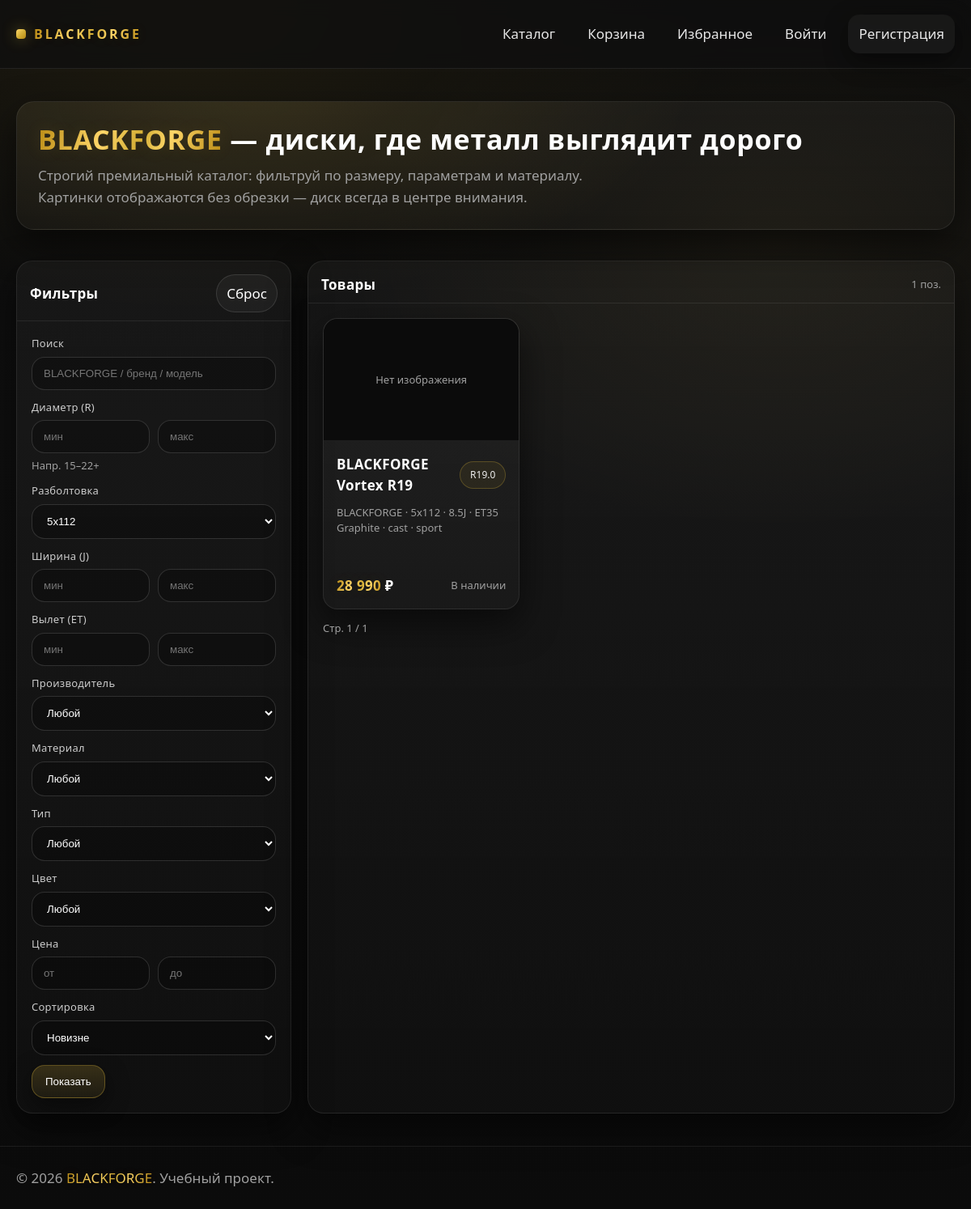
The app's page /index.php?bolt=5x112 with its own data.
### tables this page shows
CREATE TABLE IF NOT EXISTS products (
  id INT UNSIGNED NOT NULL AUTO_INCREMENT PRIMARY KEY,
  name VARCHAR(220) NOT NULL,
  brand VARCHAR(120) NOT NULL,
  description TEXT NULL,
  diameter_inch DECIMAL(4,1) NOT NULL,            
  bolt_pattern VARCHAR(40) NOT NULL,              
  width_inch DECIMAL(4,1) NOT NULL,               
  et_offset INT NOT NULL,                         
  material ENUM('cast','forged') NOT NULL,        
  type ENUM('sport','lux') NOT NULL,              
  color VARCHAR(80) NOT NULL,
  price DECIMAL(12,2) NOT NULL,
  stock_qty INT NOT NULL DEFAULT 0,
  popularity INT NOT NULL DEFAULT 0,
  created_at TIMESTAMP NOT NULL DEFAULT CURRENT_TIMESTAMP,
  updated_at TIMESTAMP NULL DEFAULT NULL ON UPDATE CURRENT_TIMESTAMP,
  KEY idx_products_brand (brand),
  KEY idx_products_diameter (diameter_inch),
  KEY idx_products_price (price),
  KEY idx_products_popularity (popularity),
  KEY idx_products_created (created_at)
);

### app/includes/config.php (called while the page is built, shortened)
<?php
return [
    'db' => [
        'host' => '127.0.0.1',
        'port' => 3306,
        'name' => 'blackforge',
        'user' => 'root',
        'pass' => '',
        'charset' => 'utf8mb4',
    ],
    'app' => [
        'base_url' => '/blackforge/public',
        'uploads_dir' => __DIR__ . '/../../public/uploads',
        'uploads_url' => '/blackforge/public/uploads',
        'max_upload_bytes' => 8 * 1024 * 1024,
    ],
];

### app/includes/db.php (called while the page is built, shortened)
<?php
function db(): PDO
{
    static $pdo = null;
    if ($pdo instanceof PDO) {
        return $pdo;
    }
    $cfg = require __DIR__ . '/config.php';
    $db = $cfg['db'];
    $dsn = sprintf(
        'mysql:host=%s;port=%d;dbname=%s;charset=%s',
        $db['host'],
        (int)$db['port'],
        $db['name'],
        $db['charset']
    );
    $pdo = new PDO($dsn, $db['user'], $db['pass'], [
        PDO::ATTR_ERRMODE => PDO::ERRMODE_EXCEPTION,
        PDO::ATTR_DEFAULT_FETCH_MODE => PDO::FETCH_ASSOC,
        PDO::ATTR_EMULATE_PREPARES => false,
    ]);
    return $pdo;
}

### app/includes/view.php (called while the page is built, shortened)
<?php
function e(?string $s): string
{
    return htmlspecialchars((string)$s, ENT_QUOTES | ENT_SUBSTITUTE, 'UTF-8');
}
function app_config(): array
{
    static $cfg = null;
    if (is_array($cfg)) {
        return $cfg;
    }
    $cfg = require __DIR__ . '/config.php';
    return $cfg;
}
function base_url(string $path = ''): string
{
    $cfg = app_config();
    $base = rtrim((string)$cfg['app']['base_url'], '/');
    $path = ltrim($path, '/');
    return $path === '' ? $base . '/' : $base . '/' . $path;
}

### public/index.php (the view, shortened to what this page needs)
<?php
require_once __DIR__ . '/../app/includes/layout.php';
require_once __DIR__ . '/../app/includes/db.php';
require_once __DIR__ . '/../app/includes/view.php';
$diameterMin = isset($_GET['r_min']) ? (float)$_GET['r_min'] : null;
$diameterMax = isset($_GET['r_max']) ? (float)$_GET['r_max'] : null;
$bolt = isset($_GET['bolt']) ? trim((string)$_GET['bolt']) : '';
$widthMin = isset($_GET['w_min']) ? (float)$_GET['w_min'] : null;
$widthMax = isset($_GET['w_max']) ? (float)$_GET['w_max'] : null;
$etMin = isset($_GET['et_min']) ? (int)$_GET['et_min'] : null;
$etMax = isset($_GET['et_max']) ? (int)$_GET['et_max'] : null;
$priceMin = isset($_GET['p_min']) ? (float)$_GET['p_min'] : null;
$priceMax = isset($_GET['p_max']) ? (float)$_GET['p_max'] : null;
$q = isset($_GET['q']) ? trim((string)$_GET['q']) : '';
$sort = isset($_GET['sort']) ? (string)$_GET['sort'] : 'new';
$sortSql = 'p.created_at DESC';
$page = max(1, (int)($_GET['page'] ?? 1));
$perPage = 9;
$offset = ($page - 1) * $perPage;
$where = [];
$params = [];
if ($bolt !== '') { $where[] = 'p.bolt_pattern = ?'; $params[] = $bolt; }
$whereSql = $where ? ('WHERE ' . implode(' AND ', $where)) : '';
$stmt = db()->prepare("SELECT COUNT(*) AS c FROM products p $whereSql");
$stmt->execute($params);
$total = (int)($stmt->fetch()['c'] ?? 0);
$pages = max(1, (int)ceil($total / $perPage));
$sql = "
SELECT
  p.*,
  (SELECT url FROM product_images i WHERE i.product_id=p.id ORDER BY i.is_primary DESC, i.id ASC LIMIT 1) AS image_url
FROM products p
$whereSql
ORDER BY $sortSql
LIMIT $perPage OFFSET $offset
";
$stmt = db()->prepare($sql);
$stmt->execute($params);
$products = $stmt->fetchAll();
$bolts = db()->query("SELECT DISTINCT bolt_pattern FROM products ORDER BY bolt_pattern")->fetchAll();
?>
<section class="hero">
  <div class="hero__card">
    <h1 class="hero__title"><span class="gold">BLACKFORGE</span> — диски, где металл выглядит дорого</h1>
    <p class="hero__sub">Строгий премиальный каталог: фильтруй по размеру, параметрам и материалу. Картинки отображаются без обрезки — диск всегда в центре внимания.</p>
  </div>
</section>
<section class="grid">
  <aside class="panel">
    <div class="panel__head">
      <div class="row">
        <div style="font-weight:800; letter-spacing:.02em;">Фильтры</div>
        <a class="tab" href="<?= e(base_url('index.php')) ?>">Сброс</a>
      </div>
    </div>
    <div class="panel__body">
      <form method="get" action="<?= e(base_url('index.php')) ?>">
        <div class="field">
          <div class="label">Поиск</div>
          <input class="input" name="q" value="<?= e($q) ?>" placeholder="BLACKFORGE / бренд / модель">
        </div>
        <div class="field">
          <div class="label">Диаметр (R)</div>
          <div class="row">
            <input class="input" style="width:50%" name="r_min" value="<?= e($diameterMin !== null ? (string)$diameterMin : '') ?>" placeholder="мин">
            <input class="input" style="width:50%" name="r_max" value="<?= e($diameterMax !== null ? (string)$diameterMax : '') ?>" placeholder="макс">
          </div>
          <div class="hint">Напр. 15–22+</div>
        </div>
        <div class="field">
          <div class="label">Разболтовка</div>
          <select class="select" name="bolt">
            <?php foreach ($bolts as $b): $v = (string)$b['bolt_pattern']; ?>
              <option value="<?= e($v) ?>" <?= $v === $bolt ? 'selected' : '' ?>><?= e($v) ?></option>
            <?php endforeach; ?>
          </select>
        </div>
        <div class="field">
          <div class="label">Ширина (J)</div>
          <div class="row">
            <input class="input" style="width:50%" name="w_min" value="<?= e($widthMin !== null ? (string)$widthMin : '') ?>" placeholder="мин">
            <input class="input" style="width:50%" name="w_max" value="<?= e($widthMax !== null ? (string)$widthMax : '') ?>" placeholder="макс">
          </div>
        </div>
        <div class="field">
          <div class="label">Вылет (ET)</div>
          <div class="row">
            <input class="input" style="width:50%" name="et_min" value="<?= e($etMin !== null ? (string)$etMin : '') ?>" placeholder="мин">
            <input class="input" style="width:50%" name="et_max" value="<?= e($etMax !== null ? (string)$etMax : '') ?>" placeholder="макс">
          </div>
        </div>
        <div class="field">
          <div class="label">Производитель</div>
          <select class="select" name="brand">
            <option value="">Любой</option>
          </select>
        </div>
        <div class="field">
          <div class="label">Материал</div>
          <select class="select" name="material">
            <option value="">Любой</option>
          </select>
        </div>
        <div class="field">
          <div class="label">Тип</div>
          <select class="select" name="type">
            <option value="">Любой</option>
          </select>
        </div>
        <div class="field">
          <div class="label">Цвет</div>
          <select class="select" name="color">
            <option value="">Любой</option>
          </select>
        </div>
        <div class="field">
          <div class="label">Цена</div>
          <div class="row">
            <input class="input" style="width:50%" name="p_min" value="<?= e($priceMin !== null ? (string)$priceMin : '') ?>" placeholder="от">
            <input class="input" style="width:50%" name="p_max" value="<?= e($priceMax !== null ? (string)$priceMax : '') ?>" placeholder="до">
          </div>
        </div>
        <div class="field">
          <div class="label">Сортировка</div>
          <select class="select" name="sort">
            <option value="new" <?= $sort === 'new' ? 'selected' : '' ?>>Новизне</option>
          </select>
        </div>
        <button class="btn" type="submit">Показать</button>
      </form>
    </div>
  </aside>
  <div class="panel">
    <div class="panel__head">
      <div class="row">
        <div style="font-weight:800; letter-spacing:.02em;">Товары</div>
        <div class="hint"><?= (int)$total ?> поз.</div>
      </div>
    </div>
    <div class="panel__body">
      <?php if (!$products): ?>
        <div class="alert">Ничего не найдено — попробуй ослабить фильтры.</div>
      <?php else: ?>
        <div class="products">
          <?php foreach ($products as $p): ?>
            <a class="card" href="<?= e(base_url('product.php?id=' . (int)$p['id'])) ?>">
              <div class="card__img">
                <?php if (!empty($p['image_url'])): ?>
                  <img src="<?= e((string)$p['image_url']) ?>" alt="<?= e((string)$p['name']) ?>">
                <?php else: ?>
                  <div class="hint">Нет изображения</div>
                <?php endif; ?>
              </div>
              <div class="card__body">
                <div class="row">
                  <div class="card__title"><?= e((string)$p['name']) ?></div>
                  <span class="badge">R<?= e((string)$p['diameter_inch']) ?></span>
                </div>
                <div class="card__meta">
                  <?= e((string)$p['brand']) ?> · <?= e((string)$p['bolt_pattern']) ?> · <?= e((string)$p['width_inch']) ?>J · ET<?= e((string)$p['et_offset']) ?><br>
                  <?= e((string)$p['color']) ?> · <?= e((string)$p['material']) ?> · <?= e((string)$p['type']) ?>
                </div>
                <div class="row" style="margin-top:auto;">
                  <div class="price"><span class="gold"><?= number_format((float)$p['price'], 0, '.', ' ') ?></span> ₽</div>
                  <div class="hint"><?= (int)$p['stock_qty'] > 0 ? 'В наличии' : 'Нет' ?></div>
                </div>
              </div>
            </a>
          <?php endforeach; ?>
        </div>
        <div style="display:flex; gap:10px; justify-content:space-between; margin-top:14px; align-items:center;">
          <div class="hint">Стр. <?= (int)$page ?> / <?= (int)$pages ?></div>
        </div>
      <?php endif; ?>
    </div>
  </div>
</section>

### public/assets/css/styles.css (style rules this page uses)
:root { --bg:#0F0F0F; --bg2:#1C1C1C; --text:#FFFFFF; --muted:#A0A0A0; --gold1:#FFD86B; --gold2:#D4AF37; --gold3:#B88912; --line:rgba(255,255,255,.08); --shadow:0 18px 45px rgba(0,0,0,.55); }
* { box-sizing:border-box }
html,body { height:100% }
body { margin:0; font-family: ui-sans-serif, system-ui, -apple-system, "Segoe UI", Roboto, Arial, "Noto Sans", "Liberation Sans", sans-serif; font-size: 17px; line-height: 1.5; background: radial-gradient(1200px 700px at 20% 0%, rgba(212,175,55,.10), transparent 55%), radial-gradient(900px 600px at 80% 20%, rgba(255,216,107,.06), transparent 60%), linear-gradient(180deg, #0B0B0B 0%, var(--bg) 35%, #0B0B0B 100%); color:var(--text); }
a { color:inherit;text-decoration:none }
.gold { background: linear-gradient(110deg, var(--gold3) 0%, var(--gold1) 35%, var(--gold2) 55%, var(--gold1) 70%, var(--gold3) 100%); -webkit-background-clip:text;background-clip:text; color:transparent; position:relative; text-shadow: 0 0 22px rgba(212,175,55,.12); }
.btn { display:inline-flex;align-items:center;justify-content:center;gap:10px; padding:12px 16px;border-radius:16px; border:1px solid rgba(212,175,55,.35); background: linear-gradient(180deg, rgba(212,175,55,.20), rgba(212,175,55,.08)); color:#fff; box-shadow: 0 10px 30px rgba(0,0,0,.45); cursor:pointer; }
.hero { padding:40px 0 18px; }
.hero__card { border:1px solid var(--line); background: radial-gradient(900px 380px at 25% 0%, rgba(212,175,55,.10), transparent 60%), linear-gradient(180deg, rgba(255,255,255,.04), rgba(255,255,255,.02)); border-radius:22px; padding:26px; box-shadow: var(--shadow); overflow:hidden; position:relative; }
.hero__title { margin:0;font-size:34px;letter-spacing:.02em; line-height: 1.2 }
.hero__sub { margin:12px 0 0;color:var(--muted);max-width:74ch;line-height:1.55 }
.grid { display:grid; grid-template-columns: 340px 1fr; gap:20px; padding:20px 0 40px; }
.panel { background: linear-gradient(180deg, rgba(255,255,255,.04), rgba(255,255,255,.02)); border:1px solid var(--line); border-radius:20px; box-shadow: var(--shadow); }
.panel__head { padding:16px 16px 10px;border-bottom:1px solid var(--line) }
.panel__body { padding:18px }
.field { display:flex;flex-direction:column;gap:6px;margin-bottom:12px }
.label { font-size:13px;color:rgba(255,255,255,.78);letter-spacing:.02em }
.input,.select { border-radius:16px; border:1px solid rgba(255,255,255,.14); background: rgba(0,0,0,.25); color:var(--text); padding:12px 14px; outline:none; }
.hint { font-size:13px;color:var(--muted);line-height:1.45 }
.products { display:grid; grid-template-columns: repeat(3, minmax(0, 1fr)); gap:16px; }
.card { border:1px solid var(--line); border-radius:18px; background: linear-gradient(180deg, rgba(255,255,255,.04), rgba(255,255,255,.02)); overflow:hidden; box-shadow: var(--shadow); display:flex;flex-direction:column; min-height: 360px; }
.card__img { aspect-ratio: 16 / 10; background: #0b0b0b; display:flex;align-items:center;justify-content:center; border-bottom:1px solid var(--line); }
.card__body { padding:16px;display:flex;flex-direction:column;gap:12px;flex:1 }
.card__title { font-weight:700;letter-spacing:.02em }
.card__meta { color:var(--muted);font-size:13px;line-height:1.45 }
.price { font-weight:800;letter-spacing:.02em }
.row { display:flex;gap:10px;align-items:center;justify-content:space-between }
.badge { font-size:12px; padding:7px 12px; border-radius:999px; border:1px solid rgba(212,175,55,.28); background: rgba(212,175,55,.08); color: rgba(255,255,255,.92); }
.tab { padding:10px 12px;border-radius:999px; border:1px solid rgba(255,255,255,.12); background: rgba(255,255,255,.04); }

### records on screen
products: name "BLACKFORGE Vortex R19", diameter_inch "19.0", brand "BLACKFORGE", bolt_pattern "5x112", width_inch "8.5", et_offset "35", color "Graphite", material "cast", type "sport", stock_qty "В наличии"

### other values on screen
$total "1"
$page "1"
$pages "1"
form field bolt "5x112"
